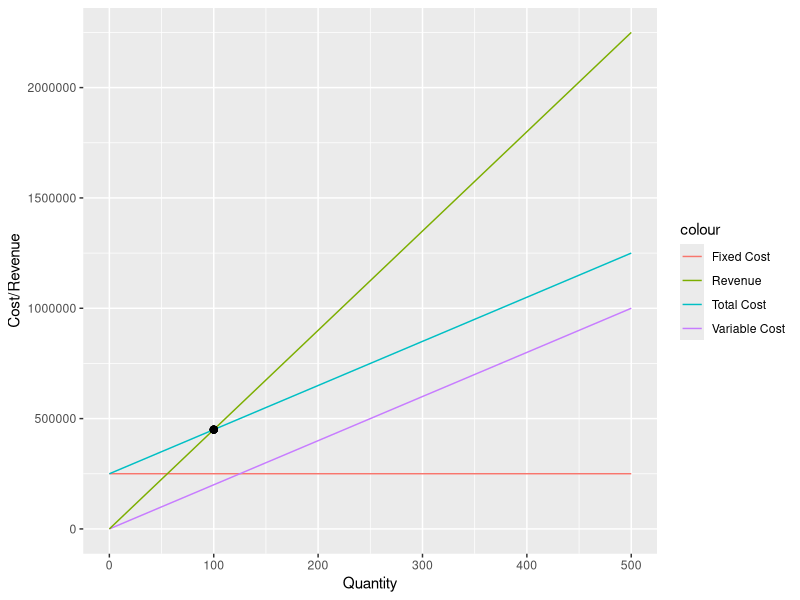
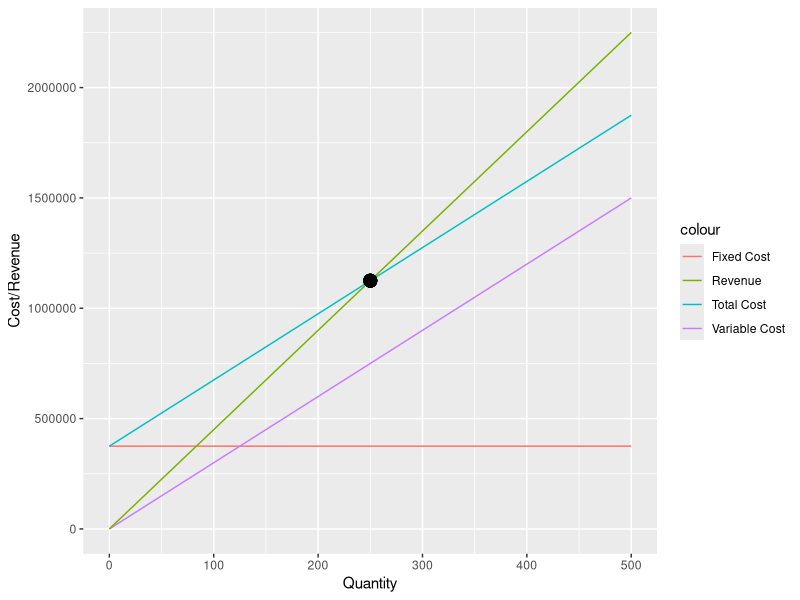

Source code (R) for these figures, in order:
# Clearing the environment ----
rm(list=ls())

# Part a to c)  break-even analysis ----

# Set constants
unit_revenue <- 4500
marginal_cost <- 2000
fixed_cost <- 250000

# Create quantity column
quantity <- seq(0, 500, length.out = 11)

# Calculate variable cost, total cost, and revenue
variable_cost <- marginal_cost * quantity
total_cost <- fixed_cost + variable_cost
revenue <- unit_revenue * quantity

# Build the data frame
df <- data.frame(quantity, fixed_cost, variable_cost, total_cost, revenue)

# Obtain the break-even quantity
break_even_quantity <- fixed_cost / (unit_revenue - marginal_cost)
break_even_quantity

# Part d) Build the Break Even Graph -----
library(ggplot2)

ggplot(data = df, aes(x = quantity)) +
  geom_line(aes(y = fixed_cost, color = "Fixed Cost")) +
  geom_line(aes(y = variable_cost, color = "Variable Cost")) +
  geom_line(aes(y = total_cost, color = "Total Cost")) +
  geom_line(aes(y = revenue, color = "Revenue")) +
  geom_point(aes(x = break_even_quantity, y = break_even_quantity * unit_revenue),
             color = "black", size = 2) +
  labs(x = "Quantity", y = "Cost/Revenue")


# Part f: If Q = 300 What is Max Fixed Cost? ----
# Q = Fixed Cost / (Unit Revenue - Marginal Cost)
# FC = Q * (UR - MC)

FC <- 300 * (unit_revenue - marginal_cost)
FC

# Part g: If Q = 300 What is Max Marginal cost? ----
# Q = Fixed Cost / (Unit Revenue - Marginal Cost)
# MC = (Q * UR - FC) / Q

MC <- (300 * unit_revenue - fixed_cost) / 300
MC

# Part h: IF MC and FC up by 50%, and Q=300, Profitable? ----
# Set Marginal Cost 2000*1.5 = 3000
# Set Fixed Cost 250,000 * 1.5 = 375,000

marginal_cost <- 3000
fixed_cost <- 375000

variable_cost <- marginal_cost * quantity
total_cost <- fixed_cost + variable_cost
revenue <- unit_revenue * quantity
df <- data.frame(quantity, fixed_cost, variable_cost, total_cost, revenue)
break_even_quantity <- fixed_cost / (unit_revenue - marginal_cost)
break_even_quantity

# Build the Break Even Graph
ggplot(data = df, aes(x = quantity)) +
  geom_line(aes(y = fixed_cost, color = "Fixed Cost")) +
  geom_line(aes(y = variable_cost, color = "Variable Cost")) +
  geom_line(aes(y = total_cost, color = "Total Cost")) +
  geom_line(aes(y = revenue, color = "Revenue")) +
  geom_point(aes(x = break_even_quantity, y = break_even_quantity * unit_revenue),
             color = "black", size = 4) +
  labs(x = "Quantity", y = "Cost/Revenue")

# BE = 250, since Sales forecast is 300, it would still be profitable.

# Part i: Min selling price (Unit Revenue) at which still profitable ----
# Q = Fixed Cost / (Unit Revenue - Marginal Cost)
# UR = (Q * MC + FC) / Q

# Set constants back to original values (analysis is done independently)
unit_revenue <- 4500
marginal_cost <- 2000
fixed_cost <- 250000

UR <- (300 * marginal_cost + fixed_cost) / 300
UR

# Part j: 300 produced, 200 sold, profitable? ----
Profit <- unit_revenue * 200 - (fixed_cost + marginal_cost * 300)
Profit

# Yes, Still profitable
